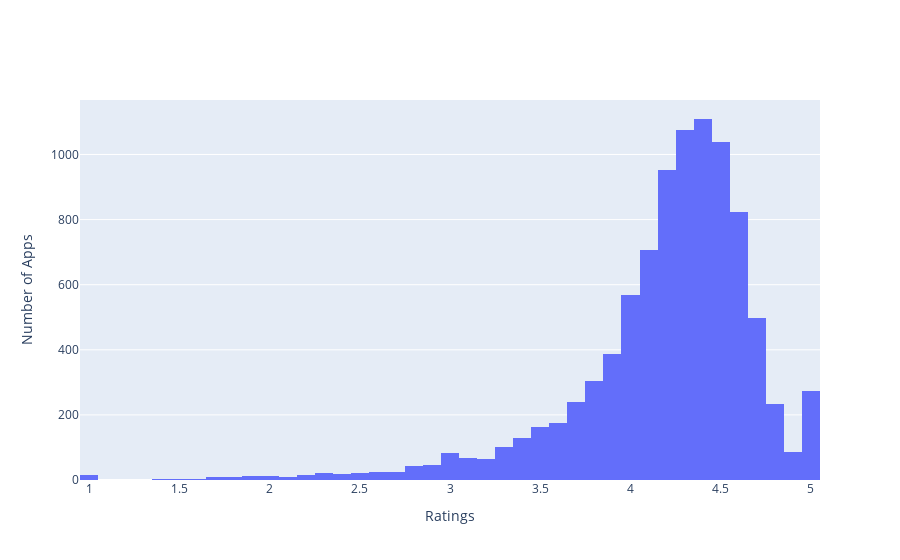

The cell this chart's notebook holds for it:
### Code cell
layout = go.Layout(
    xaxis=dict(title='Ratings'),yaxis=dict(title='Number of Apps'))
data = [go.Histogram(x=df_apps["Rating"])]
fig = go.Figure(data=data, layout=layout)
iplot(fig, filename='basic histogram')

### Figure 1 — Plotly figure (JSON) as saved in the notebook; plotly's stock layout.template omitted (floating-point values rounded to 4 significant figures; data arrays with more than 128 entries replaced by an {"elided": "..."} marker saying what was removed)
{"data": [{"x": {"elided": "9366 float values"}, "type": "histogram"}], "layout": {"xaxis": {"title": {"text": "Ratings"}}, "yaxis": {"title": {"text": "Number of Apps"}}}}
